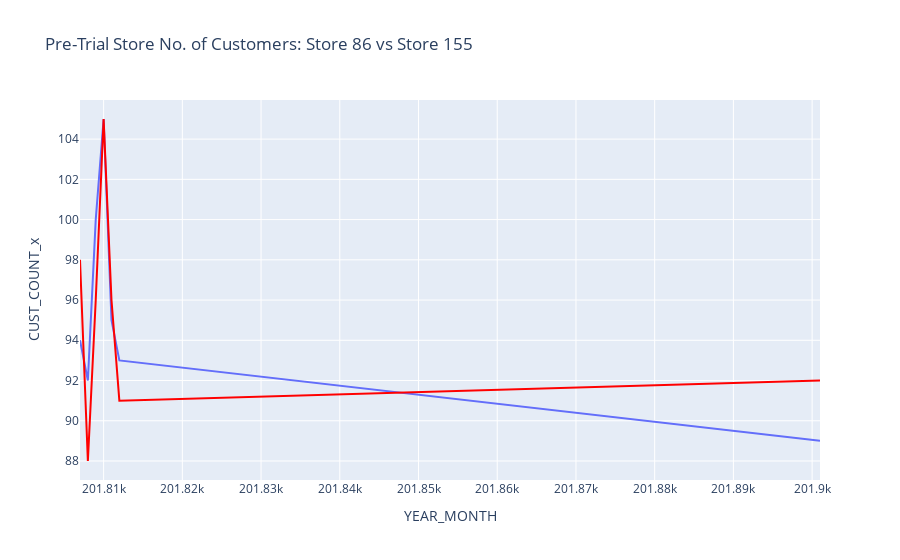

The notebook cell this image was saved under:
### Code cell
fig = px.line(x1, x = 'YEAR_MONTH', y = 'CUST_COUNT_x', title = 'Pre-Trial Store No. of Customers: Store 86 vs Store 155')
fig2 = px.line(x1, x = 'YEAR_MONTH', y = 'CUST_COUNT_y')
fig2.update_traces(line_color = 'red')
fig.add_trace(fig2.data[0])
fig.show()

### Figure 1 — Plotly figure (JSON) as saved in the notebook; plotly's stock layout.template omitted (floating-point values rounded to 4 significant figures)
{"data": [{"hovertemplate": "YEAR_MONTH=%{x}<br>CUST_COUNT_x=%{y}<extra></extra>", "legendgroup": "", "line": {"color": "#636efa", "dash": "solid"}, "marker": {"symbol": "circle"}, "mode": "lines", "name": "", "orientation": "v", "showlegend": false, "type": "scatter", "x": [201807, 201808, 201809, 201810, 201811, 201812, 201901], "xaxis": "x", "y": [94, 92, 100, 105, 95, 93, 89], "yaxis": "y"}, {"hovertemplate": "YEAR_MONTH=%{x}<br>CUST_COUNT_y=%{y}<extra></extra>", "legendgroup": "", "line": {"color": "red", "dash": "solid"}, "marker": {"symbol": "circle"}, "mode": "lines", "name": "", "orientation": "v", "showlegend": false, "type": "scatter", "x": [201807, 201808, 201809, 201810, 201811, 201812, 201901], "xaxis": "x", "y": [98, 88, 96, 105, 96, 91, 92], "yaxis": "y"}], "layout": {"autosize": true, "legend": {"tracegroupgap": 0}, "title": {"text": "Pre-Trial Store No. of Customers: Store 86 vs Store 155"}, "xaxis": {"anchor": "y", "autorange": true, "domain": [0, 1], "range": [201807, 201901], "title": {"text": "YEAR_MONTH"}, "type": "linear"}, "yaxis": {"anchor": "x", "autorange": true, "domain": [0, 1], "range": [87.06, 105.9], "title": {"text": "CUST_COUNT_x"}, "type": "linear"}}}
